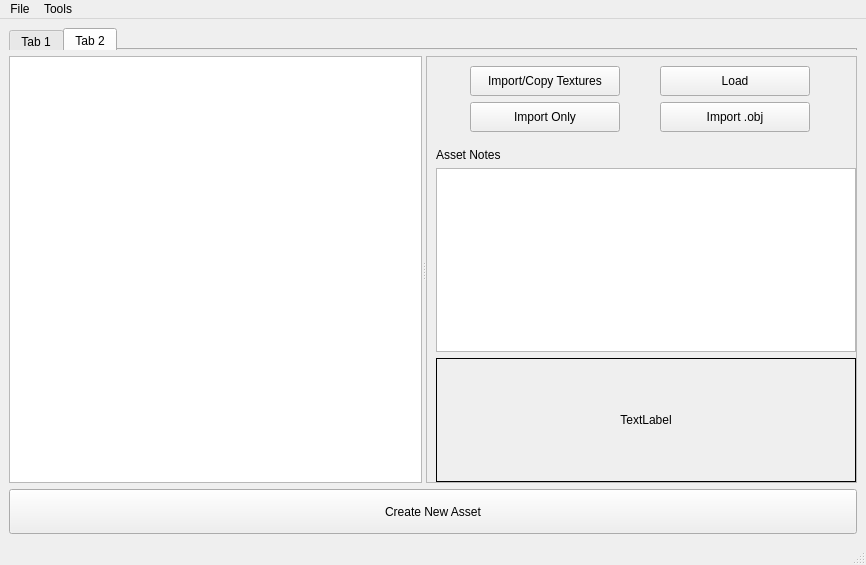
<?xml version="1.0" encoding="UTF-8"?>
<ui version="4.0">
 <class>pdManager_MainWindow</class>
 <widget class="QMainWindow" name="pdManager_MainWindow">
  <property name="geometry">
   <rect>
    <x>0</x>
    <y>0</y>
    <width>866</width>
    <height>565</height>
   </rect>
  </property>
  <property name="windowTitle">
   <string>Pd Manager</string>
  </property>
  <property name="toolTip">
   <string notr="true"/>
  </property>
  <property name="statusTip">
   <string notr="true"/>
  </property>
  <property name="whatsThis">
   <string notr="true"/>
  </property>
  <property name="accessibleName">
   <string notr="true"/>
  </property>
  <property name="accessibleDescription">
   <string notr="true"/>
  </property>
  <widget class="QWidget" name="centralwidget">
   <layout class="QGridLayout" name="gridLayout_3">
    <item row="1" column="0">
     <widget class="QTabWidget" name="tabWidget">
      <property name="maximumSize">
       <size>
        <width>16777215</width>
        <height>22</height>
       </size>
      </property>
      <property name="toolTip">
       <string notr="true"/>
      </property>
      <property name="statusTip">
       <string notr="true"/>
      </property>
      <property name="whatsThis">
       <string notr="true"/>
      </property>
      <property name="accessibleName">
       <string notr="true"/>
      </property>
      <property name="accessibleDescription">
       <string notr="true"/>
      </property>
      <property name="tabPosition">
       <enum>QTabWidget::North</enum>
      </property>
      <property name="currentIndex">
       <number>1</number>
      </property>
      <property name="elideMode">
       <enum>Qt::ElideNone</enum>
      </property>
      <property name="usesScrollButtons">
       <bool>false</bool>
      </property>
      <widget class="QWidget" name="tab">
       <attribute name="title">
        <string>Tab 1</string>
       </attribute>
       <layout class="QGridLayout" name="gridLayout_4" rowstretch="0" columnminimumwidth="0">
        <property name="leftMargin">
         <number>9</number>
        </property>
       </layout>
      </widget>
      <widget class="QWidget" name="tab_2">
       <attribute name="title">
        <string>Tab 2</string>
       </attribute>
      </widget>
     </widget>
    </item>
    <item row="3" column="0">
     <layout class="QHBoxLayout" name="bottom_horizontalLayout" stretch="1">
      <property name="spacing">
       <number>6</number>
      </property>
      <property name="rightMargin">
       <number>0</number>
      </property>
      <item>
       <widget class="QPushButton" name="createNewAsset_pushButton">
        <property name="minimumSize">
         <size>
          <width>150</width>
          <height>45</height>
         </size>
        </property>
        <property name="maximumSize">
         <size>
          <width>15000</width>
          <height>45</height>
         </size>
        </property>
        <property name="toolTip">
         <string notr="true"/>
        </property>
        <property name="statusTip">
         <string notr="true"/>
        </property>
        <property name="whatsThis">
         <string notr="true"/>
        </property>
        <property name="accessibleName">
         <string notr="true"/>
        </property>
        <property name="accessibleDescription">
         <string notr="true"/>
        </property>
        <property name="text">
         <string notr="true">Create New Asset</string>
        </property>
       </widget>
      </item>
     </layout>
    </item>
    <item row="2" column="0">
     <widget class="QSplitter" name="splitter">
      <property name="toolTip">
       <string notr="true"/>
      </property>
      <property name="statusTip">
       <string notr="true"/>
      </property>
      <property name="whatsThis">
       <string notr="true"/>
      </property>
      <property name="accessibleName">
       <string notr="true"/>
      </property>
      <property name="accessibleDescription">
       <string notr="true"/>
      </property>
      <property name="orientation">
       <enum>Qt::Horizontal</enum>
      </property>
      <widget class="QListWidget" name="assets_listWidget"/>
      <widget class="QFrame" name="frame">
       <property name="frameShape">
        <enum>QFrame::StyledPanel</enum>
       </property>
       <property name="frameShadow">
        <enum>QFrame::Raised</enum>
       </property>
       <layout class="QGridLayout" name="gridLayout_6">
        <property name="rightMargin">
         <number>0</number>
        </property>
        <property name="bottomMargin">
         <number>0</number>
        </property>
        <item row="3" column="0">
         <layout class="QVBoxLayout" name="rightBelow_verticalLayout">
          <item>
           <widget class="QLabel" name="assetNotes_label">
            <property name="toolTip">
             <string notr="true"/>
            </property>
            <property name="statusTip">
             <string notr="true"/>
            </property>
            <property name="whatsThis">
             <string notr="true"/>
            </property>
            <property name="accessibleName">
             <string notr="true"/>
            </property>
            <property name="accessibleDescription">
             <string notr="true"/>
            </property>
            <property name="layoutDirection">
             <enum>Qt::LeftToRight</enum>
            </property>
            <property name="text">
             <string notr="true">Asset Notes</string>
            </property>
            <property name="alignment">
             <set>Qt::AlignLeading|Qt::AlignLeft|Qt::AlignVCenter</set>
            </property>
           </widget>
          </item>
          <item>
           <widget class="QTextEdit" name="notes_textEdit"/>
          </item>
          <item>
           <widget class="QLabel" name="thumb_label">
            <property name="sizePolicy">
             <sizepolicy hsizetype="Preferred" vsizetype="Preferred">
              <horstretch>0</horstretch>
              <verstretch>0</verstretch>
             </sizepolicy>
            </property>
            <property name="minimumSize">
             <size>
              <width>221</width>
              <height>124</height>
             </size>
            </property>
            <property name="maximumSize">
             <size>
              <width>884</width>
              <height>496</height>
             </size>
            </property>
            <property name="sizeIncrement">
             <size>
              <width>1</width>
              <height>1</height>
             </size>
            </property>
            <property name="baseSize">
             <size>
              <width>0</width>
              <height>0</height>
             </size>
            </property>
            <property name="toolTip">
             <string notr="true"/>
            </property>
            <property name="statusTip">
             <string notr="true"/>
            </property>
            <property name="whatsThis">
             <string notr="true"/>
            </property>
            <property name="accessibleName">
             <string notr="true"/>
            </property>
            <property name="accessibleDescription">
             <string notr="true"/>
            </property>
            <property name="frameShape">
             <enum>QFrame::Box</enum>
            </property>
            <property name="text">
             <string>TextLabel</string>
            </property>
            <property name="scaledContents">
             <bool>false</bool>
            </property>
            <property name="alignment">
             <set>Qt::AlignCenter</set>
            </property>
            <property name="margin">
             <number>0</number>
            </property>
           </widget>
          </item>
         </layout>
        </item>
        <item row="0" column="0">
         <layout class="QGridLayout" name="rightUp_gridLayout">
          <property name="rightMargin">
           <number>10</number>
          </property>
          <property name="bottomMargin">
           <number>10</number>
          </property>
          <item row="1" column="0">
           <widget class="QPushButton" name="importOnly_pushButton">
            <property name="minimumSize">
             <size>
              <width>100</width>
              <height>30</height>
             </size>
            </property>
            <property name="maximumSize">
             <size>
              <width>150</width>
              <height>30</height>
             </size>
            </property>
            <property name="toolTip">
             <string notr="true"/>
            </property>
            <property name="statusTip">
             <string notr="true"/>
            </property>
            <property name="whatsThis">
             <string notr="true"/>
            </property>
            <property name="accessibleName">
             <string notr="true"/>
            </property>
            <property name="accessibleDescription">
             <string notr="true"/>
            </property>
            <property name="text">
             <string notr="true">Import Only</string>
            </property>
           </widget>
          </item>
          <item row="0" column="3">
           <widget class="QPushButton" name="load_pushButton">
            <property name="minimumSize">
             <size>
              <width>100</width>
              <height>30</height>
             </size>
            </property>
            <property name="maximumSize">
             <size>
              <width>150</width>
              <height>30</height>
             </size>
            </property>
            <property name="toolTip">
             <string notr="true"/>
            </property>
            <property name="statusTip">
             <string notr="true"/>
            </property>
            <property name="whatsThis">
             <string notr="true"/>
            </property>
            <property name="accessibleName">
             <string notr="true"/>
            </property>
            <property name="accessibleDescription">
             <string notr="true"/>
            </property>
            <property name="text">
             <string notr="true">Load</string>
            </property>
           </widget>
          </item>
          <item row="1" column="3">
           <widget class="QPushButton" name="importObj_pushButton">
            <property name="minimumSize">
             <size>
              <width>100</width>
              <height>30</height>
             </size>
            </property>
            <property name="maximumSize">
             <size>
              <width>150</width>
              <height>30</height>
             </size>
            </property>
            <property name="toolTip">
             <string notr="true"/>
            </property>
            <property name="statusTip">
             <string notr="true"/>
            </property>
            <property name="whatsThis">
             <string notr="true"/>
            </property>
            <property name="accessibleName">
             <string notr="true"/>
            </property>
            <property name="accessibleDescription">
             <string notr="true"/>
            </property>
            <property name="text">
             <string notr="true">Import .obj</string>
            </property>
           </widget>
          </item>
          <item row="0" column="0">
           <widget class="QPushButton" name="importAndCopy_pushButton">
            <property name="minimumSize">
             <size>
              <width>100</width>
              <height>30</height>
             </size>
            </property>
            <property name="maximumSize">
             <size>
              <width>150</width>
              <height>30</height>
             </size>
            </property>
            <property name="toolTip">
             <string notr="true"/>
            </property>
            <property name="statusTip">
             <string notr="true"/>
            </property>
            <property name="whatsThis">
             <string notr="true"/>
            </property>
            <property name="accessibleName">
             <string notr="true"/>
            </property>
            <property name="accessibleDescription">
             <string notr="true"/>
            </property>
            <property name="text">
             <string notr="true">Import/Copy Textures</string>
            </property>
           </widget>
          </item>
         </layout>
        </item>
       </layout>
      </widget>
     </widget>
    </item>
   </layout>
  </widget>
  <widget class="QMenuBar" name="menubar">
   <property name="geometry">
    <rect>
     <x>0</x>
     <y>0</y>
     <width>866</width>
     <height>21</height>
    </rect>
   </property>
   <widget class="QMenu" name="menuFile">
    <property name="title">
     <string>File</string>
    </property>
    <addaction name="actionAdd_New_Library"/>
    <addaction name="actionCreate_Project"/>
    <addaction name="separator"/>
    <addaction name="actionLoad_Reference_Scene"/>
    <addaction name="actionImport_Selected_Item"/>
    <addaction name="actionImport_Only"/>
    <addaction name="separator"/>
    <addaction name="actionAdd_Remove_Users"/>
    <addaction name="separator"/>
    <addaction name="actionRemove_Library"/>
   </widget>
   <widget class="QMenu" name="menuTools">
    <property name="title">
     <string>Tools</string>
    </property>
   </widget>
   <addaction name="menuFile"/>
   <addaction name="menuTools"/>
  </widget>
  <widget class="QStatusBar" name="statusbar"/>
  <action name="actionCreate_Project">
   <property name="text">
    <string>Create New Asset</string>
   </property>
  </action>
  <action name="actionSave_Version">
   <property name="text">
    <string>Save Version</string>
   </property>
  </action>
  <action name="actionSave_Base_Scene">
   <property name="text">
    <string>Save Base Scene</string>
   </property>
  </action>
  <action name="actionLoad_Reference_Scene">
   <property name="text">
    <string>Load Selected Asset</string>
   </property>
  </action>
  <action name="actionAdd_Remove_Users">
   <property name="text">
    <string>Delete Selected Asset</string>
   </property>
  </action>
  <action name="actionPreview_Settings">
   <property name="text">
    <string>Preview Settings</string>
   </property>
  </action>
  <action name="actionDelete_Selected_Base_Scene">
   <property name="text">
    <string>Delete Selected Base Scene</string>
   </property>
  </action>
  <action name="actionDelete_Reference_of_Selected_Scene">
   <property name="text">
    <string>Delete Reference of Selected Scene</string>
   </property>
  </action>
  <action name="actionProject_Report">
   <property name="text">
    <string>Project Report</string>
   </property>
  </action>
  <action name="actionCheck_References">
   <property name="text">
    <string>Check References</string>
   </property>
  </action>
  <action name="actionImage_Manager">
   <property name="text">
    <string>Image Manager</string>
   </property>
  </action>
  <action name="actionSequence_Viewer">
   <property name="text">
    <string>Sequence Viewer</string>
   </property>
  </action>
  <action name="actionImport_Selected_Item">
   <property name="text">
    <string>Import and Copy Textures</string>
   </property>
  </action>
  <action name="actionImport_Only">
   <property name="text">
    <string>Import Only</string>
   </property>
  </action>
  <action name="actionAdd_New_Library">
   <property name="text">
    <string>Add New Library</string>
   </property>
  </action>
  <action name="actionRemove_Library">
   <property name="text">
    <string>Remove Library</string>
   </property>
  </action>
 </widget>
 <resources/>
 <connections/>
</ui>
